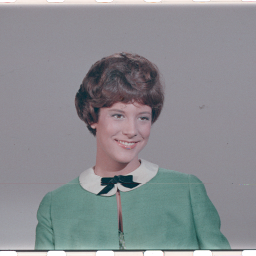
#> input picture rPi-camera/opencv/rpi/pruebas/ruido/female3.tiff, 256 x 256 px
$ python ruido1.py
#> lines starting #> are read from the running program, lines starting #| are printed output that depends on the picture
import numpy as np
import cv2
import random
import matplotlib.pyplot as plt

img = cv2.imread('female3.tiff', 0)
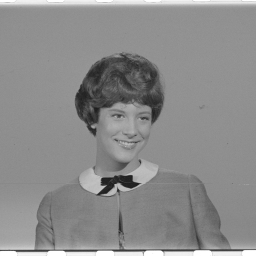
#> img: shape (256, 256); min 28, max 255, mean 139.7
output = np.zeros(img.shape, np.uint8)
p = 0.05
for i in range (img.shape[0]):
    for j in range(img.shape[1]):
        r = random.random()
        if r < p/2:
            output[i][j] = 0
        elif r < p:
            output[i][j] = 255
        else:
            output[i][j] = img[i][j]
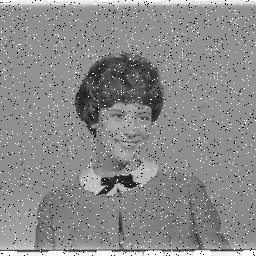
#> output: shape (256, 256); min 0, max 255, mean 139.1

plt.imshow(output, cmap='gray')
plt.title('Salt and Pepper Sprinkled')
plt.axis('off')
plt.show()
